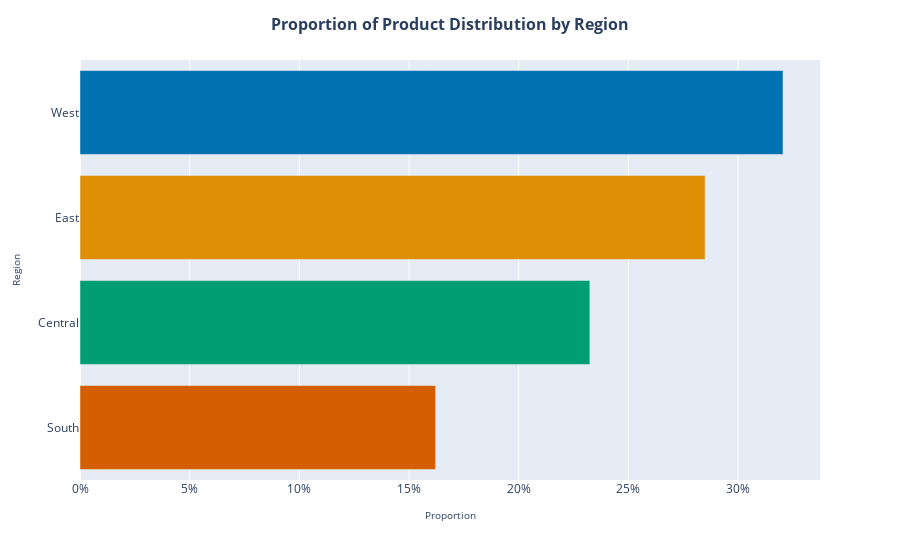

The notebook cell this image was saved under:
### Code cell
df_ = df['region'].value_counts(normalize=True).reset_index()
df_.columns = ['region', 'proportion']
df_=df_.sort_values('proportion', ascending=False)

colorblind_hex = sns.color_palette("colorblind").as_hex() 

fig = px.bar(
    df_,
    x='proportion',
    y='region',
    color='region',
    color_discrete_sequence=colorblind_hex,
    labels={'proportion': 'Proportion', 'region': 'Region'},
)

fig.update_layout(
    title=dict(
        text='Proportion of Product Distribution by Region',
        x=0.5,
        font=dict(size=16, weight='bold')
    ),
    showlegend=False
)

fig.update_xaxes(title_font=dict(size=10), tickfont=dict(size=12), tickformat='.0%')
fig.update_yaxes(title_font=dict(size=10), tickfont=dict(size=12))

fig.show()

### Figure 1 — Plotly figure (JSON) as saved in the notebook; plotly's stock layout.template omitted (floating-point values rounded to 4 significant figures)
{"data": [{"hovertemplate": "Region=%{y}<br>Proportion=%{x}<extra></extra>", "legendgroup": "West", "marker": {"color": "#0173b2", "pattern": {"shape": ""}}, "name": "West", "orientation": "h", "showlegend": true, "textposition": "auto", "type": "bar", "x": [0.3205], "xaxis": "x", "y": ["West"], "yaxis": "y"}, {"hovertemplate": "Region=%{y}<br>Proportion=%{x}<extra></extra>", "legendgroup": "East", "marker": {"color": "#de8f05", "pattern": {"shape": ""}}, "name": "East", "orientation": "h", "showlegend": true, "textposition": "auto", "type": "bar", "x": [0.285], "xaxis": "x", "y": ["East"], "yaxis": "y"}, {"hovertemplate": "Region=%{y}<br>Proportion=%{x}<extra></extra>", "legendgroup": "Central", "marker": {"color": "#029e73", "pattern": {"shape": ""}}, "name": "Central", "orientation": "h", "showlegend": true, "textposition": "auto", "type": "bar", "x": [0.2324], "xaxis": "x", "y": ["Central"], "yaxis": "y"}, {"hovertemplate": "Region=%{y}<br>Proportion=%{x}<extra></extra>", "legendgroup": "South", "marker": {"color": "#d55e00", "pattern": {"shape": ""}}, "name": "South", "orientation": "h", "showlegend": true, "textposition": "auto", "type": "bar", "x": [0.1621], "xaxis": "x", "y": ["South"], "yaxis": "y"}], "layout": {"barmode": "relative", "legend": {"title": {"text": "Region"}, "tracegroupgap": 0}, "margin": {"t": 60}, "showlegend": false, "title": {"font": {"size": 16, "weight": "bold"}, "text": "Proportion of Product Distribution by Region", "x": 0.5}, "xaxis": {"anchor": "y", "domain": [0, 1], "tickfont": {"size": 12}, "tickformat": ".0%", "title": {"font": {"size": 10}, "text": "Proportion"}}, "yaxis": {"anchor": "x", "categoryarray": ["South", "Central", "East", "West"], "categoryorder": "array", "domain": [0, 1], "tickfont": {"size": 12}, "title": {"font": {"size": 10}, "text": "Region"}}}}
